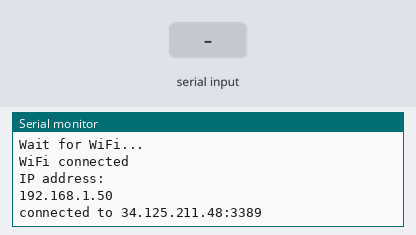
A sketch run on a simulated ESP8266 (NodeMCU). Shown: the last lines printed to the serial monitor. Inputs (shaded band) come from the test bench. WiFi joins after 1.5 s; servers stay silent unless stated.

Above: at 3.4 s.
3.5 s: "1" received over the second serial link
At 5.3 s:
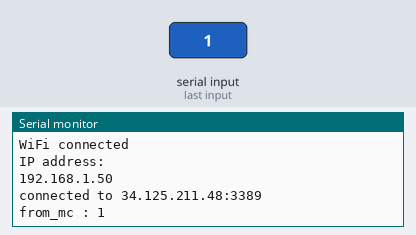
6.0 s: "0" received over the second serial link
At 7.4 s:
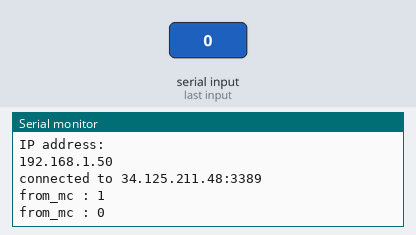
7.5 s: "2" received over the second serial link
At 10.1 s:
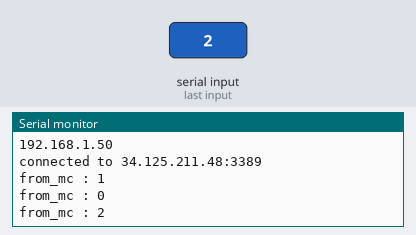

The sketch:

WiFiClientBasic.ino
```cpp
#include <ESP8266WiFi.h>
#include <ESP8266WiFiMulti.h>
#include <SoftwareSerial.h>


// hostpost(other than the communicating mobile) id and password
#ifndef STASSID
#define STASSID "Nord"
#define STAPSK "my phone"
#endif

const char* ssid     = STASSID;
const char* password = STAPSK;

// web server ip and port
const char* host = "34.125.211.48";
const uint16_t port = 3389;

// serial ports to communicate to launchpad
SoftwareSerial mySerial(13, 15);  // rx,tx. pin D7,D8

ESP8266WiFiMulti WiFiMulti;

WiFiClient client;

void setup() {
  Serial.begin(115200);
  mySerial.begin(9600);  //Rx Tx c2000

  // We start by connecting to a WiFi network
  WiFi.mode(WIFI_STA);
  WiFiMulti.addAP(ssid, password);

  Serial.println();
  Serial.println();
  Serial.print("Wait for WiFi... ");

  while (WiFiMulti.run() != WL_CONNECTED) {
    Serial.print(".");
    delay(500);
  }

  Serial.println("");
  Serial.println("WiFi connected");
  Serial.println("IP address: ");
  Serial.println(WiFi.localIP());

// connect to web server
  if (!client.connect(host, port)) {
    Serial.println("connection failed");
    Serial.println("wait 5 sec...");
    delay(5000);
    return;
  }
  else{
    Serial.print("connected to ");
    Serial.print(host);
    Serial.print(':');
    Serial.println(port);
  }

  delay(500);
}


void loop() {

    String to_mc = client.readString();

    // if data is received via wifi
    if(to_mc!=""){
      Serial.print("to_mc : ");
      Serial.println(to_mc);

      // making the length of string 100
      int len = to_mc.length();
      for(int i=0;i<100-len;i++) {
        to_mc += ' ';
      }

      // write to launchpad serial port
      const char *cstr = to_mc.c_str();
      mySerial.write(cstr);
    }

    // receive data from launchpad via serial

    String from_mc = mySerial.readString();
    if(from_mc!=""){
      Serial.print("from_mc : ");
      Serial.println(from_mc);

      // send data received from launchpad to web server
      client.write(from_mc.c_str());
    }


}
```

Measured:
- after the input at 3.5 s, the serial monitor: prints a new line after 1.0 s (image 1)
- after the input at 6.0 s, the serial monitor: prints a new line after 1.0 s (image 2)
- after the input at 7.5 s, the serial monitor: prints a new line after 1.5 s (image 3)
